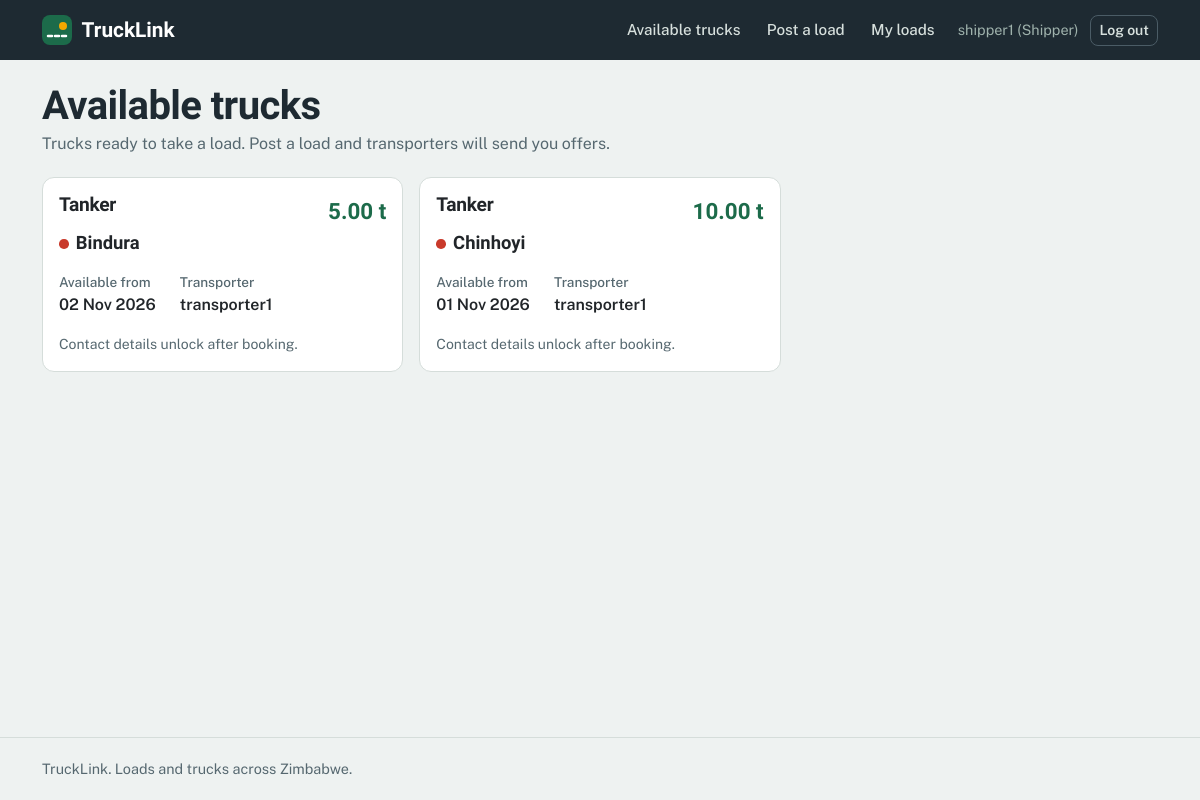
/trucks/ (signed in), run on the app's committed database.
### accounts/models.py (models this page shows, shortened)
class Profile(models.Model):
    ROLE_CHOICES = [
        ('shipper', 'Shipper (I have loads)'),
        ('transporter', 'Transporter (I have trucks)'),
    ]
    user = models.OneToOneField(settings.AUTH_USER_MODEL, on_delete=models.CASCADE)
    role = models.CharField(max_length=20, choices=ROLE_CHOICES)
    phone = models.CharField(max_length=20, blank=True)

### trucks/models.py (models this page shows, shortened)
class Truck(models.Model):
    TYPE_CHOICES = [
        ('flatbed', 'Flatbed'),
        ('tipper', 'Tipper'),
        ('tanker', 'Tanker'),
        ('refrigerated', 'Refrigerated'),
        ('box', 'Closed box / lorry'),
        ('lowbed', 'Lowbed'),
    ]
    owner = models.ForeignKey(settings.AUTH_USER_MODEL, on_delete=models.CASCADE,
                              related_name='trucks')
    truck_type = models.CharField(max_length=20, choices=TYPE_CHOICES)
    capacity_tonnes = models.DecimalField(max_digits=6, decimal_places=2)
    registration_number = models.CharField(max_length=20)
    current_location = models.CharField(max_length=100)
    heading_to = models.CharField(max_length=100, blank=True)
    available_from = models.DateField(null=True, blank=True)
    is_available = models.BooleanField(default=True)
    created_at = models.DateTimeField(auto_now_add=True)

### trucks/views.py (the view)
# urls.py: path('', views.truck_list, name='truck_list'),
@login_required
def truck_list(request):
    if _role(request.user) == 'transporter':
        return redirect('load_list')
    trucks = Truck.objects.filter(is_available=True).order_by('-created_at')
    return render(request, 'trucks/truck_list.html', {'trucks': trucks})

### trucks/views.py (called while the page is built)
def _role(user):
    profile = getattr(user, 'profile', None)
    return profile.role if profile else None

### trucks/templates/trucks/truck_list.html (shortened to what this page needs)
{% extends 'base.html' %}
{% block content %}
<div class="page-head">
  <h1>Available trucks</h1>
  <p class="muted mb-0">Trucks ready to take a load. Post a load and transporters will send you offers.</p>
</div>
<div class="row g-3">
  {% for truck in trucks %}
  <div class="col-12 col-md-6 col-xl-4">
    <article class="card h-100">
      <div class="card-body">
        <div class="d-flex justify-content-between align-items-start">
          <h2 class="load-title">{{ truck.get_truck_type_display }}</h2>
          <span class="cap">{{ truck.capacity_tonnes }} t</span>
        </div>
        <div class="route"><span class="town">{{ truck.current_location }}</span></div>
        <dl class="facts">
          <div><dt>Available from</dt><dd>{{ truck.available_from|date:"d M Y"|default:"Now" }}</dd></div>
          <div><dt>Transporter</dt><dd>{{ truck.owner.username }}</dd></div>
        </dl>
        <p class="small muted mb-0">Contact details unlock after booking.</p>
      </div>
    </article>
  </div>
  {% empty %}
  <div class="col-12"><div class="empty">No trucks available yet. When a transporter registers one, it will appear here.</div></div>
  {% endfor %}
</div>
{% endblock %}

### accounts/templates/base.html (shortened to what this page needs)
<!DOCTYPE html>
<html lang="en">
<head>
  <link href="https://cdn.jsdelivr.net/npm/bootstrap@5.3.3/dist/css/bootstrap.min.css" rel="stylesheet">
</head>
<body>
  <header class="topbar">
    <div class="container topbar-inner">
      <a href="{% url 'home' %}" class="brand">
        <svg width="30" height="30" viewBox="0 0 30 30" aria-hidden="true"><rect width="30" height="30" rx="8" fill="#1C6B4A"/><path d="M6 21 L24 21" stroke="#fff" stroke-width="2.5" stroke-dasharray="4 3" stroke-linecap="round"/><circle cx="21" cy="11" r="4" fill="#F5A800"/></svg>
        <span>TruckLink</span>
      </a>
      <nav class="navlinks" aria-label="Main">
        {% if user.is_authenticated %}
          {% if user.profile.role == 'shipper' %}
            <a class="navlink" href="{% url 'truck_list' %}">Available trucks</a>
            <a class="navlink" href="{% url 'post_load' %}">Post a load</a>
            <a class="navlink" href="{% url 'my_loads' %}">My loads</a>
          {% elif user.profile.role == 'transporter' %}
            <a class="navlink" href="{% url 'load_list' %}">Available loads</a>
            <a class="navlink" href="{% url 'my_offers' %}">My offers</a>
            <a class="navlink" href="{% url 'add_truck' %}">Register a truck</a>
          {% else %}
            <a class="navlink" href="{% url 'load_list' %}">Loads</a>
            <a class="navlink" href="{% url 'truck_list' %}">Trucks</a>
          {% endif %}
          <span class="userchip">{{ user.username }}{% if user.profile %} ({{ user.profile.role|title }}){% endif %}</span>
          <form method="post" action="{% url 'logout' %}" class="d-inline">
            <button type="submit" class="btn btn-sm btn-nav">Log out</button>
          </form>
        {% else %}
          <a class="navlink" href="{% url 'login' %}">Log in</a>
          <a class="btn btn-sm btn-warning" href="{% url 'register' %}">Register</a>
        {% endif %}
      </nav>
    </div>
  </header>
  <main id="main">
    <div class="container">
      {% block content %}{% endblock %}
    </div>
  </main>
  <footer class="footer">
    <div class="container">TruckLink. Loads and trucks across Zimbabwe.</div>
  </footer>
</body>
</html>

### accounts/templates/base.html (style rules this page uses)
:root { --asphalt:#1E2A32; --mist:#EEF2F1; --paper:#FFFFFF; --msasa:#1C6B4A; --msasa-dark:#14513A; --msasa-tint:#E1F0E9; --amber:#F5A800; --amber-tint:#FFF1CC; --brake:#C93A2B; --brake-tint:#FBE5E1; --line:#D5DDDA; --muted:#566870; --bs-primary-rgb:28,107,74; --bs-success-rgb:28,107,74; --bs-warning-rgb:245,168,0; --bs-danger-rgb:201,58,43; --bs-secondary-rgb:86,104,112; }
body { font-family:'Public Sans',system-ui,-apple-system,'Segoe UI',sans-serif; background:var(--mist); color:var(--asphalt); line-height:1.55; min-height:100vh; display:flex; flex-direction:column; }
main { flex:1; }
h1,h2,h3,h4,.display-font { font-family:'Bricolage Grotesque','Public Sans',sans-serif; font-weight:700; letter-spacing:-.015em; line-height:1.1; }
main h1 { margin-top:1.5rem; }
a { color:var(--msasa); }
.muted { color:var(--muted); }
.topbar { background:var(--asphalt); color:#fff; }
.topbar-inner { display:flex; align-items:center; justify-content:space-between; gap:1rem; padding-top:.75rem; padding-bottom:.75rem; }
.brand { display:flex; align-items:center; gap:.6rem; color:#fff; text-decoration:none; font-family:'Bricolage Grotesque',sans-serif; font-weight:700; font-size:1.3rem; }
.navlinks { display:flex; align-items:center; gap:.25rem; flex-wrap:wrap; justify-content:flex-end; }
.navlink { color:#D7E0DD; text-decoration:none; padding:.4rem .7rem; border-radius:8px; font-weight:500; font-size:.95rem; }
.userchip { color:#9FB2AC; font-size:.9rem; padding:0 .5rem; }
.btn { border-radius:8px; font-weight:600; }
.btn-nav { --bs-btn-color:#D7E0DD; --bs-btn-border-color:#4B5C66; --bs-btn-hover-color:#fff; --bs-btn-hover-bg:rgba(255,255,255,.1); --bs-btn-hover-border-color:#9FB2AC; --bs-btn-active-color:#fff; --bs-btn-active-bg:rgba(255,255,255,.15); }
.card { border:1px solid var(--line); border-radius:12px; background:var(--paper); box-shadow:none; }
.route { display:flex; align-items:center; gap:.6rem; margin-bottom:.9rem; }
.route .town { font-family:'Bricolage Grotesque',sans-serif; font-weight:700; font-size:1.15rem; white-space:nowrap; }
.route .town::before { content:""; display:inline-block; width:.6rem; height:.6rem; border-radius:50%; margin-right:.45rem; background:var(--msasa); }
.route .town:last-child::before { background:var(--brake); }
.page-head { margin:1.5rem 0 1.25rem; }
.page-head h1 { font-size:clamp(1.75rem,4vw,2.5rem); margin:0 0 .25rem; }
.load-title { font-size:1.2rem; margin:0 0 .75rem; }
.facts { display:flex; gap:1.5rem; margin:0 0 1rem; }
.facts dt { font-weight:500; color:var(--muted); font-size:.85rem; }
.facts dd { margin:0; font-weight:600; }
.cap { font-family:'Bricolage Grotesque',sans-serif; font-size:1.4rem; font-weight:700; color:var(--msasa); }
.footer { border-top:1px solid var(--line); color:var(--muted); padding:1.25rem 0; margin-top:2rem; font-size:.9rem; }

### data on the page
Truck: truck_type "Tanker", capacity_tonnes "5.00", current_location "Bindura", available_from "02 Nov 2026", owner.username "transporter1"
Truck: truck_type "Tanker", capacity_tonnes "10.00", current_location "Chinhoyi", available_from "01 Nov 2026", owner.username "transporter1"

### other printed values
{{ user.username }} "shipper1"
{{ user.profile.role|title }} "Shipper"
